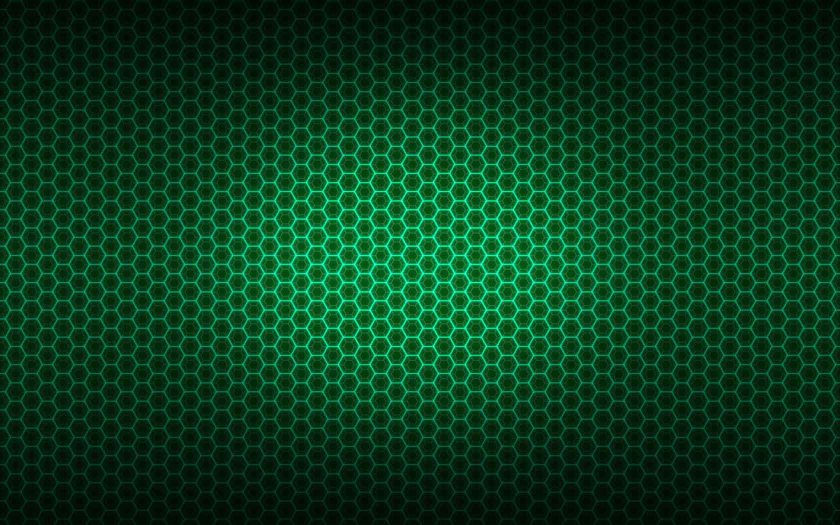
#> input picture Open-CV-Advanced/Snake_Game/snakewallpaper.jpg, 1680 x 1050 px (shown at 1/2 size)
$ python 'CV Q1.py'
#> lines starting #> are read from the running program, lines starting #| are printed output that depends on the picture; after the words box and inside, x2 and y2 are one past the last pixel; in counts of white or black regions, pixels touching at a corner belong together
import cv2
import numpy as np
import random
from random import choice

class SnakePart:
  def __init__(self, front, x, y):
    self.front = front
    self.x = x
    self.y = y

  def move(self):
    # Moves by following the part in front of it
    self.x = self.front.x
    self.y = self.front.y


class Head:
  def __init__(self, direction, x, y):
    self.direction = direction
    self.x = x
    self.y = y

  def move(self):
    # Checks what its current direction is and moves accordingly
    if self.direction == 0:
        self.x += 1
    elif self.direction == 1:
        self.y += 1
    elif self.direction == 2:
        self.x -= 1
    elif self.direction == 3:
        self.y -= 1


def display():
  # Create a blank image
  board_orginal = cv2.imread('snakewallpaper.jpg')
  board_orginal = cv2.resize(board_orginal, (BOARD_SIZE*CELL_SIZE,BOARD_SIZE*CELL_SIZE))

# Resize the background image to match the dimensions of the foreground image
  board = np.zeros((BOARD_SIZE,BOARD_SIZE,3),dtype=np.uint8)

  # Color the snake green
  for part in snake:
    if part==head:
      board[part.y, part.x] = [0, 200, 0]
    else:
      board[part.y, part.x] = [0, 255, 0]

  # Color the apple red
  board[apple_y, apple_x] = [0, 0, 255]

  # Create the arrow
  board = np.uint8(board.repeat(CELL_SIZE, 0).repeat(CELL_SIZE, 1))
  #cv2.circle(board, (apple_x*CELL_SIZE,appley*CELL_SIZE), 10, (0, 0, 255), -1)
  cv2.arrowedLine(board, ((BOARD_SIZE-5)*CELL_SIZE, (BOARD_SIZE-5)*CELL_SIZE), ((BOARD_SIZE-3)*CELL_SIZE, (BOARD_SIZE-5)*CELL_SIZE), [255, 255, 255],15,10)
  cv2.arrowedLine(board, ((BOARD_SIZE-5)*CELL_SIZE, (BOARD_SIZE-5)*CELL_SIZE), ((BOARD_SIZE-7)*CELL_SIZE, (BOARD_SIZE-5)*CELL_SIZE), [255, 255, 255],15,10)
  cv2.arrowedLine(board, ((BOARD_SIZE-5)*CELL_SIZE, (BOARD_SIZE-5)*CELL_SIZE), ((BOARD_SIZE-5)*CELL_SIZE, (BOARD_SIZE-3)*CELL_SIZE), [255, 255, 255],15, 10)
  cv2.arrowedLine(board, ((BOARD_SIZE-5)*CELL_SIZE, (BOARD_SIZE-5)*CELL_SIZE), ((BOARD_SIZE-5)*CELL_SIZE, (BOARD_SIZE-7)*CELL_SIZE), [255, 255, 255],15,10)

  text='SCORE:'+str(score)
  cv2.putText(board, text, ((BOARD_SIZE-7)*CELL_SIZE, 30),cv2.FONT_HERSHEY_SIMPLEX, 0.8, [255,255,255], 2)
  #add board with background image
  blended = cv2.addWeighted(board, 1, board_orginal, 0.8, 0)
  # Display board
  cv2.imshow("Snake Game",blended )
  # np.uint8-->numpy unsigned integer(POSITIVE) within 0 to 256
  key = cv2.waitKey(int(1000/SPEED))
  # Return the key pressed. It is -1 if no key is pressed.
  return key

def win():#Initial Window
  #cv2.namedWindow("Snake Game", cv2.WINDOW_AUTOSIZE)
  board_orginal = cv2.imread('snakewallpaper.jpg')
#> board_orginal is the input picture: shape (1050, 1680, 3); mean B, G, R 29.4, 60, 8
# Resize the background image to match the dimensions of the foreground image
  board = cv2.resize(board_orginal, (BOARD_SIZE*CELL_SIZE,BOARD_SIZE*CELL_SIZE))
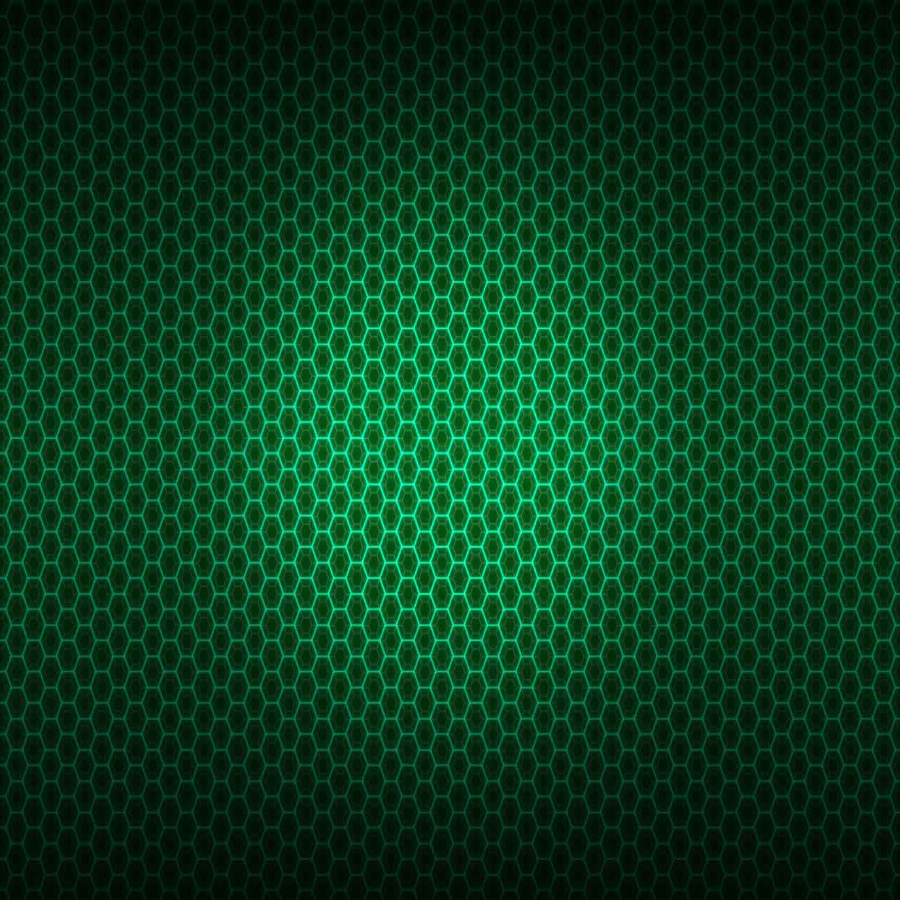
#> board: shape (900, 900, 3); mean B, G, R 29.3, 59.9, 7.9
  text='Welcome To The Snake Game'
  cv2.putText(board, text, ((BOARD_SIZE//2-12)*CELL_SIZE, (BOARD_SIZE//2)*CELL_SIZE), cv2.FONT_HERSHEY_DUPLEX, 1.2, [10, 10, 10], 2)
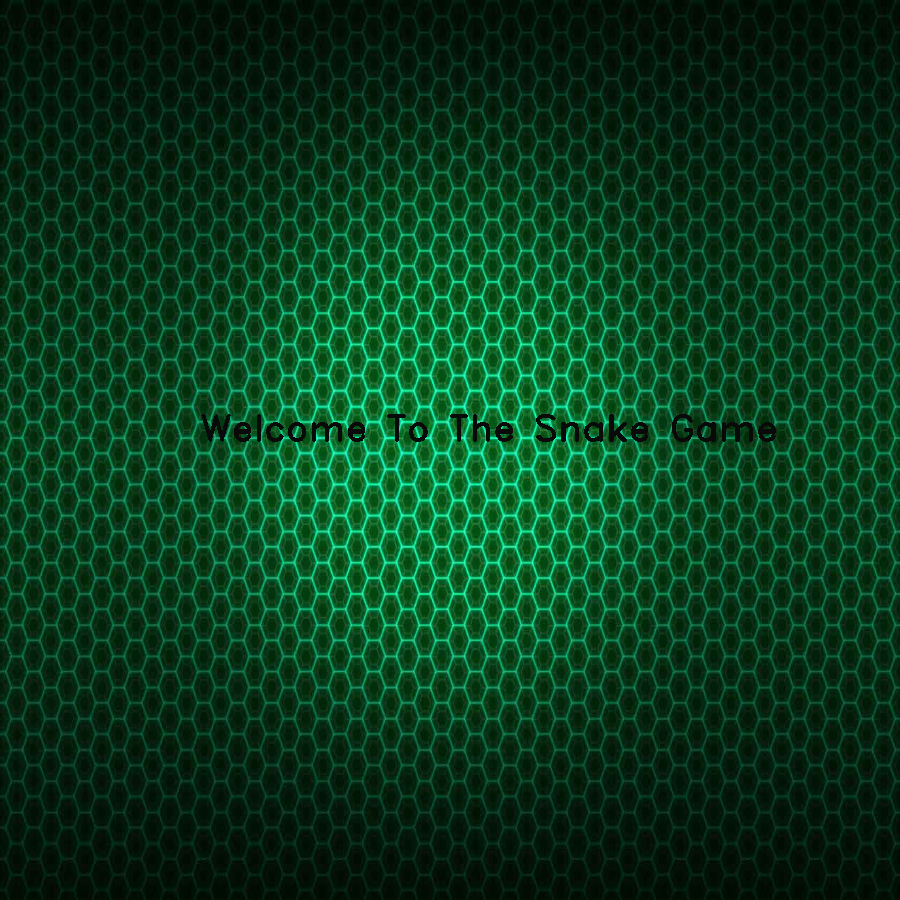
#> board: shape (900, 900, 3); 0.59% of pixels changed, all inside (x1, y1, x2, y2) = (201, 414, 776, 442)
  # Create the arrow
  cv2.imshow("Snake Game", board)
  cv2.waitKey(2000)# waits the screen to load for a while


def mouse_callback(event, x, y, flags, param):
    if event == cv2.EVENT_LBUTTONDOWN:
        if abs(x-(BOARD_SIZE-5)*CELL_SIZE)<5:
          if (BOARD_SIZE-7)*CELL_SIZE < y < (BOARD_SIZE-5)*CELL_SIZE and head.direction != 1:
            head.direction = 3
          elif (BOARD_SIZE-5)*CELL_SIZE < y < (BOARD_SIZE-3)*CELL_SIZE and head.direction != 3:
             head.direction = 1
        if abs(y-(BOARD_SIZE-5)*CELL_SIZE) < 5:
            if (BOARD_SIZE-7)*CELL_SIZE < x < (BOARD_SIZE-5)*CELL_SIZE and head.direction != 0:
              head.direction = 2
            elif (BOARD_SIZE-5)*CELL_SIZE < x < (BOARD_SIZE-3)*CELL_SIZE and head.direction != 2:
              head.direction = 0


# Create a blank image window


if __name__ == '__main__':
  # Size of each cell in the board game
  CELL_SIZE = 20
  # Number of cells along the width in the game
  BOARD_SIZE = 45
  # Change SPEED to make the game go faster
  SPEED = 10
  # After eating an apple the snake grows by GROWTH units
  GROWTH = 2
  # Variable to track if apple is eaten
  eaten = True
  # Variable to check if the game should quit
  quit = False
  # Variable to track growth.
  grow = 0
  # Array for storing snake
  snake = []
  #To calculatee the score of player
  score=0
  # snake's head starts at the center of the board.
  head = Head(0, int((BOARD_SIZE - 1)/2), int((BOARD_SIZE - 1)/2))
  snake.append(head)
  #windows
  win()


  while True:
    # Checks if the apple is eaten and generates a new one
    if eaten:
      # Create a list of all possible locations
      s = list(range(0, BOARD_SIZE ** 2))
      # Delete cells that are part of the snake
      for part in snake:
          s.remove(part.x * BOARD_SIZE + part.y)

      # Randomly pick from one of the remaining cells
      a = random.choice(s)
      apple_x = int(a/BOARD_SIZE)
      apple_y = a % BOARD_SIZE

      eaten = False
    # Makes and displays the board
    key = display()
#> in display, `blended = cv2.addWeighted(board, 1, board_orginal, 0.8, 0)`:
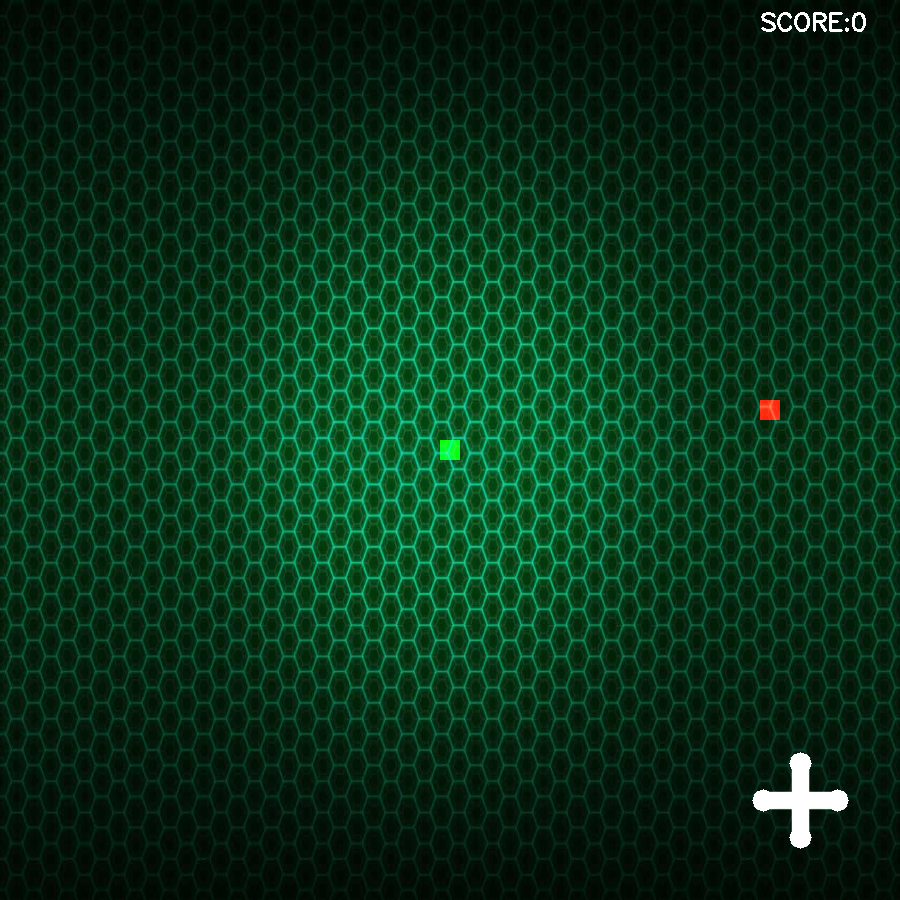
#> blended: shape (900, 900, 3); mean B, G, R 24.6, 49.2, 7.7
#> in display, `blended = cv2.addWeighted(board, 1, board_orginal, 0.8, 0)`:
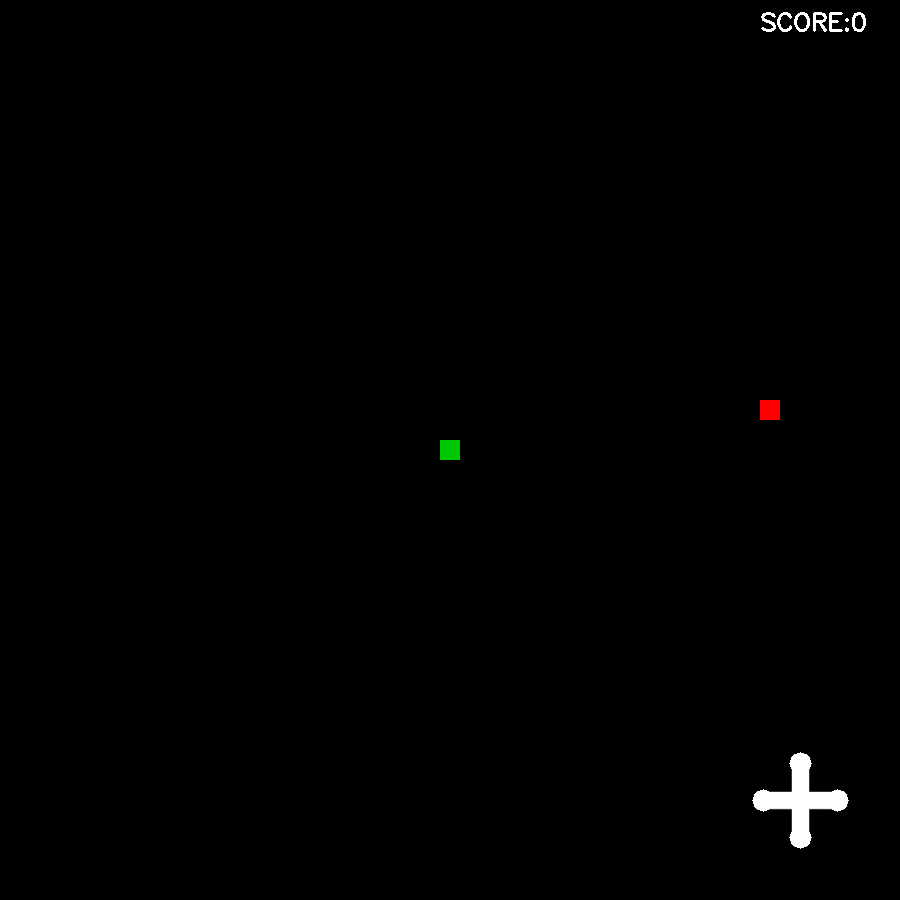
#> board: shape (900, 900, 3); mean B, G, R 1.2, 1.3, 1.4
#> (key Esc is pressed here)

    if key == 8 or key == 27:
      break
    else:
        cv2.setMouseCallback("Snake Game", mouse_callback)
    # Moving the snake
    for part in snake[::-1]:
      part.move()

    # Collision rules

    if head.x < 0 or head.x > BOARD_SIZE - 1 or head.y < 0 or head.y > BOARD_SIZE - 1:
      break

    for part in snake[1:]:
      if head.x == part.x and head.y == part.y:
        quit = True
        break

    if quit:
      break

    # The snake grows graduallly over multiple frames
    if grow > 0:
      snake.append(SnakePart(snake[-1], subx, suby))
      grow -=GROWTH

    # Grows the snake when it eats an apple
    if apple_x == head.x and apple_y == head.y:
      subx = snake[-1].x
      suby = snake[-1].y
      eaten = True
      grow += GROWTH
      score+=1
